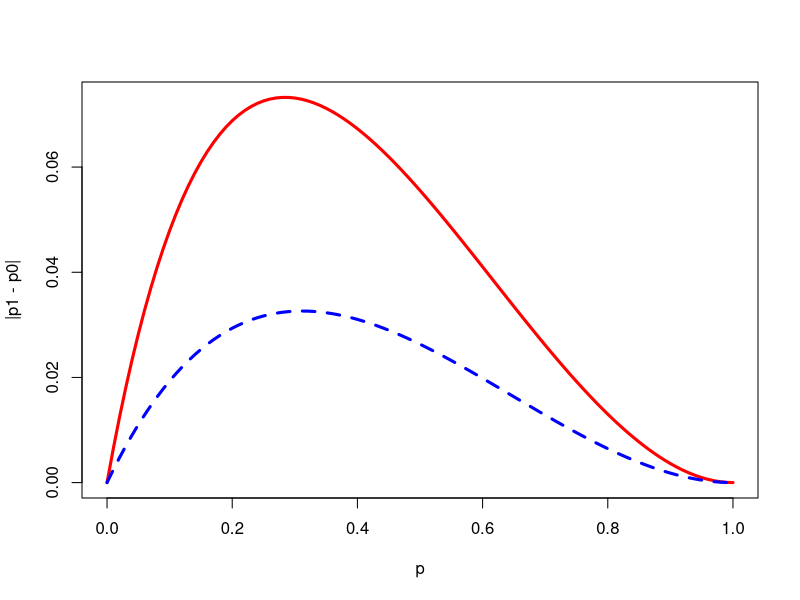
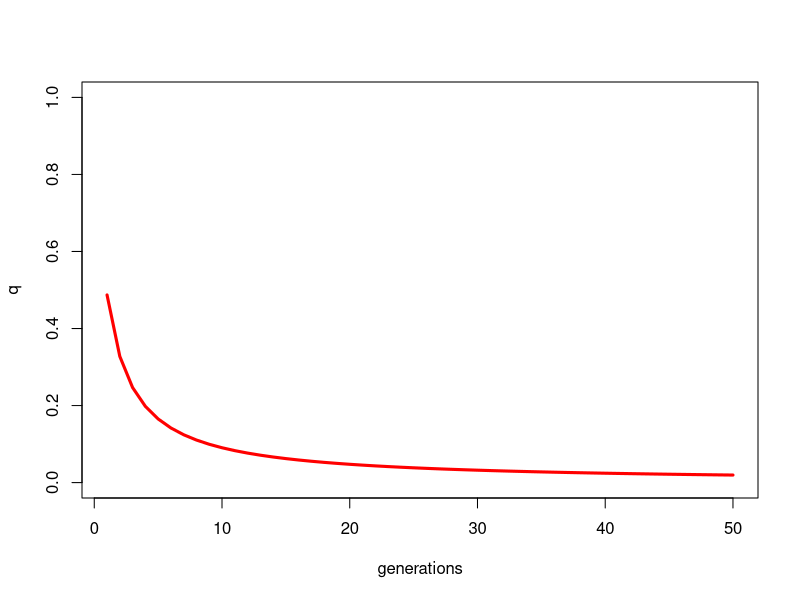

These figures' R source, in order:
## ---- chunk 1
options(htmltools.dir.version = FALSE)
## ---- chunk 2
deltap <- function(s, p){
  q <- 1-p
  return((s*p*q^2)/(1 - s*q^2))
}

p <- seq(0, 1, by=0.01)
plot(p, deltap(s=0.4, p), type="l", lwd=3, col="red", xlab="p", ylab="|p1 - p0|")
lines(p, deltap(s=0.2, p), lty=2, lwd=3, col="blue")
## ---- chunk 3
qt <- function(q0, t){
  return(q0/(1+t*q0))
}

t <- 1:50
plot(t, qt(0.95, t), type="l", lwd=3, col="red", xlab="generations", ylab="q", ylim=c(0, 1))
